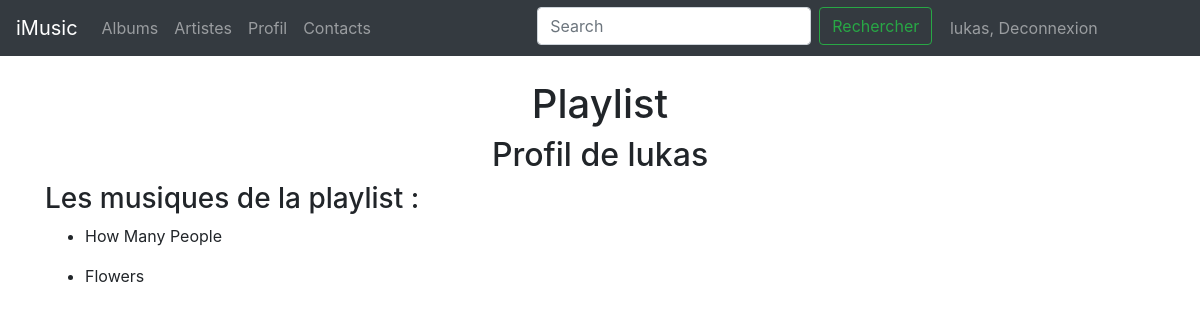
The page /profil/playlist/1 (signed in) on the database its author committed.
### projet/models.py (models this page shows, shortened)
class User(db.Model, UserMixin):
	login = db.Column(db.String(50), primary_key=True)
	password = db.Column(db.String(50))

class Musique(db.Model):
	id = db.Column(db.Integer, primary_key=True)
	titre = db.Column(db.String(100))
	nom_de_fichier = db.Column(db.String(100))
	album_id = db.Column(db.Integer, db.ForeignKey("album.id"))
	album = db.relationship("Album", backref=db.backref("album", lazy="dynamic"))

### projet/views.py (the view)
@app.route("/profil/playlist/<idPlay>")
def afficherPlaylist(idPlay):
	listeR = get_musiques(idPlay)
	return render_template("profil.html",title="Playlist", listeR = listeR)

### projet/models.py (called while the page is built)
def get_musiques(idP):
	listeR = RelationPM.query.filter(RelationPM.playlist_id == idP).all()
	listeMusique = []
	for R in listeR:
		listeMusique.append(R.musique)
	return listeMusique

@login_manager.user_loader
def load_user(username):
	return User.query.get(username)

### projet/templates/profil.html
{% extends "base.html" %}
{% block styles %}
{{ super() }}
<link rel="stylesheet" href="{{ url_for('static', filename='profil.css') }}"/>
{% endblock %}
{% block main %}
  {% if current_user.is_authenticated %}
    <h2> Profil de {{ current_user.login}}</h2>
    {% if title == 'Profil' %}
    <div class='changerMdp'>
      <a class="nav-link" href="{{url_for('changermdp')}}">-> Changer mon mot de passe</a>
    </div>
    <div class='playlists'>
      <h3> Mes playlists </h3>
      <ul>
        {% for r in listeP %}
          <li>
            <p><a href="{{url_for('afficherPlaylist', idPlay= r.id )}}">{{ r.titre }}</a></p>
          </li>
        {% endfor %}
      </ul>
    </div>
    {% else %}
    <div class='playlists'>
      <h3> Les musiques de la playlist : </h3>
      <ul>
        {% for r in listeR %}
          <li>
            <p>{{ r.titre }}</p>
          </li>
        {% endfor %}
      </ul>
    </div>
    {%endif%}
  {% else %}
    <p> Connectez vous pour avoir accès à votre profil
    <a class="nav-link" href="{{url_for('connexion')}}">-> Me connecter</a> </p>
    <p> Vous n'avez pas encore de compte ?
    <a class="nav-link" href="{{url_for('creercompte')}}">-> Créer mon compte</a> </p>
  {% endif %}
{% endblock %}

### projet/templates/base.html (shortened to what this page needs)
{% extends "bootstrap/base.html" %}
{% block styles %}
<link rel="stylesheet" href="https://maxcdn.bootstrapcdn.com/bootstrap/4.0.0-beta.2/css/bootstrap.min.css"
integrity="sha384-PsH8R72JQ3SOdhVi3uxftmaW6Vc51MKb0q5P2rRUpPvrszuE4W1povHYgTpBfshb">
<link rel="stylesheet" href="{{ url_for('static', filename='../static/base.css') }}"/>
{% endblock %}
{% block navbar %}
<nav class="navbar navbar-expand-md navbar-dark bg-dark fixed-top" id="navbar">
      <a class="navbar-brand" href="{{url_for('home')}}">iMusic</a>
      <div class="collapse navbar-collapse" id="navbarsExampleDefault">
        <ul class="navbar-nav mr-auto" id="navlist">
          <li class="nav-item">
            <a class="nav-link" href="{{url_for('afficherListeAlbum', numero_page=0)}}"> Albums </a>
          </li>
          <li class="nav-item">
            <a class="nav-link" href="{{url_for('afficherListeArtiste', numero_page=0)}}">Artistes</a>
          </li>
          <li class="nav-item">
            {% if current_user.is_authenticated %}
              <a class="nav-link" href="{{url_for('profil', log=current_user.login)}}">Profil</a>
            {% else %}
              <a class="nav-link" href="{{url_for('profil_none')}}">Profil</a>
            {% endif %}
          </li>
          <li class="nav-item">
            <a class="nav-link" href="#">Contacts</a>
          </li>
        <li><section id="co">
          <form class="form-inline my-2 my-lg-0" id="co1" action="{{url_for('deconnexion')}}" method="POST">
            <input class="form-control mr-sm-2" type="text" placeholder="Search" aria-label="Rechercher">
            <button class="btn btn-outline-success my-2 my-sm-0" type="submit">Rechercher</button>
          </form>
        <li class="nav-item">
          {% if current_user.is_authenticated %}
          <a class="nav-link" href="{{url_for('deconnexion')}}" id="co2">{{ current_user.login}}, Deconnexion </a>
          {% else %}
          <a class="nav-link" href="{{url_for('connexion')}}" id="co2">Se connecter</a>
          {% endif %}
        </li>
      </section></li>
      </ul>
      </div>
    </nav>
{% endblock %}
{% block content %}
<h1 id="titre"> {{title}} </h1>
<main role="main" class="container">
{% block main %}{% endblock %}
</main>
{% endblock %}

### projet/static/base.css (style rules this page uses)
h1 { text-align: center; }
#co { display : inline-flex; flex-wrap: nowrap; height: 2.2em; width: 30em; margin-left: 33%; }
#co1 { display : inline-flex; flex-wrap: nowrap; }
#co2 { flex-wrap: nowrap; height: 2.2em; width: 30em; margin-left: 2%; }

### projet/static/profil.css (style rules this page uses)
body { padding-top: 5em; }
h2 { text-align: center; }

### rows shown on the page
User: login "lukas"
Musique: titre "How Many People"
Musique: titre "Flowers"

### other values the page prints
{{ title }} "Playlist"
